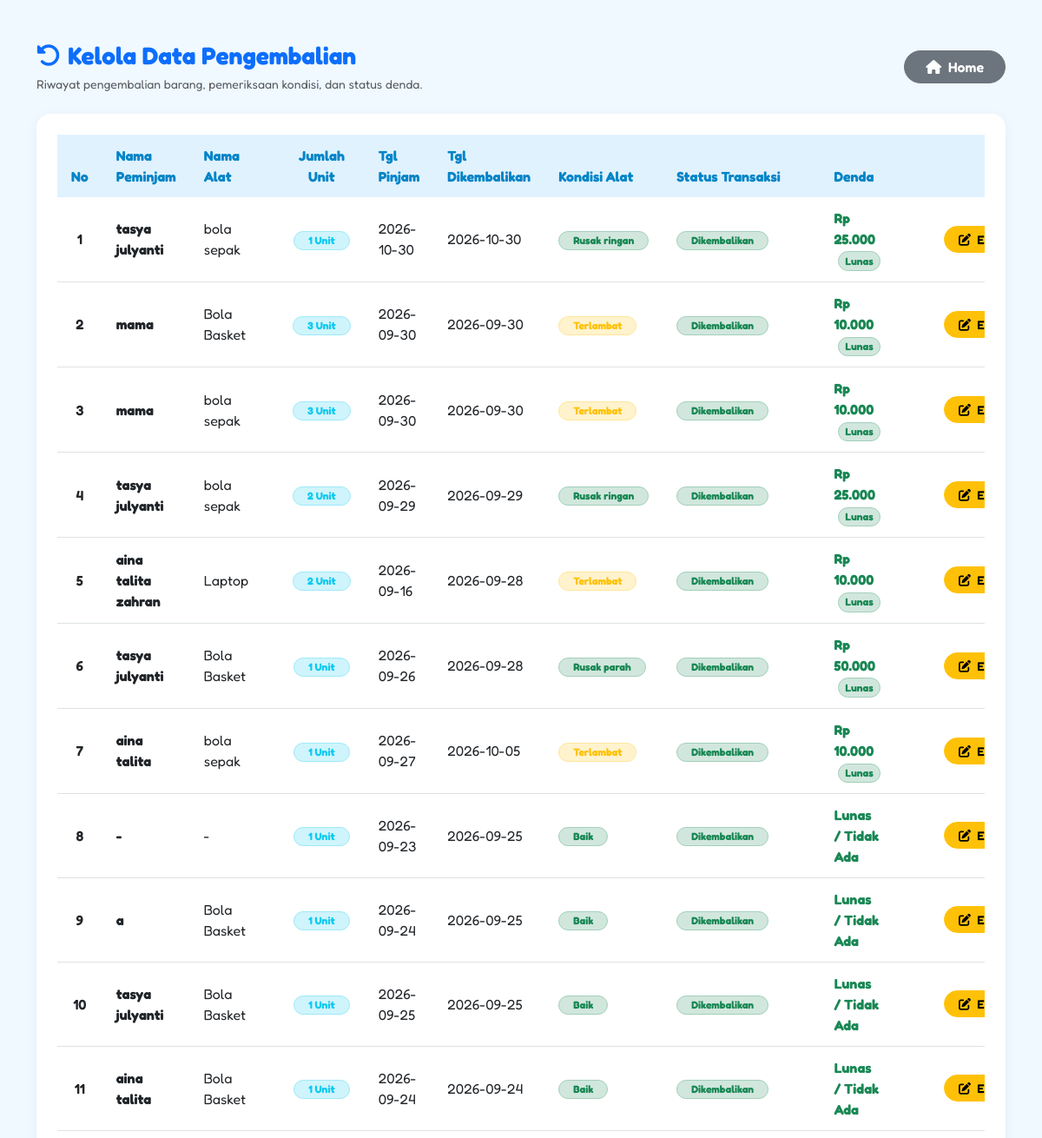
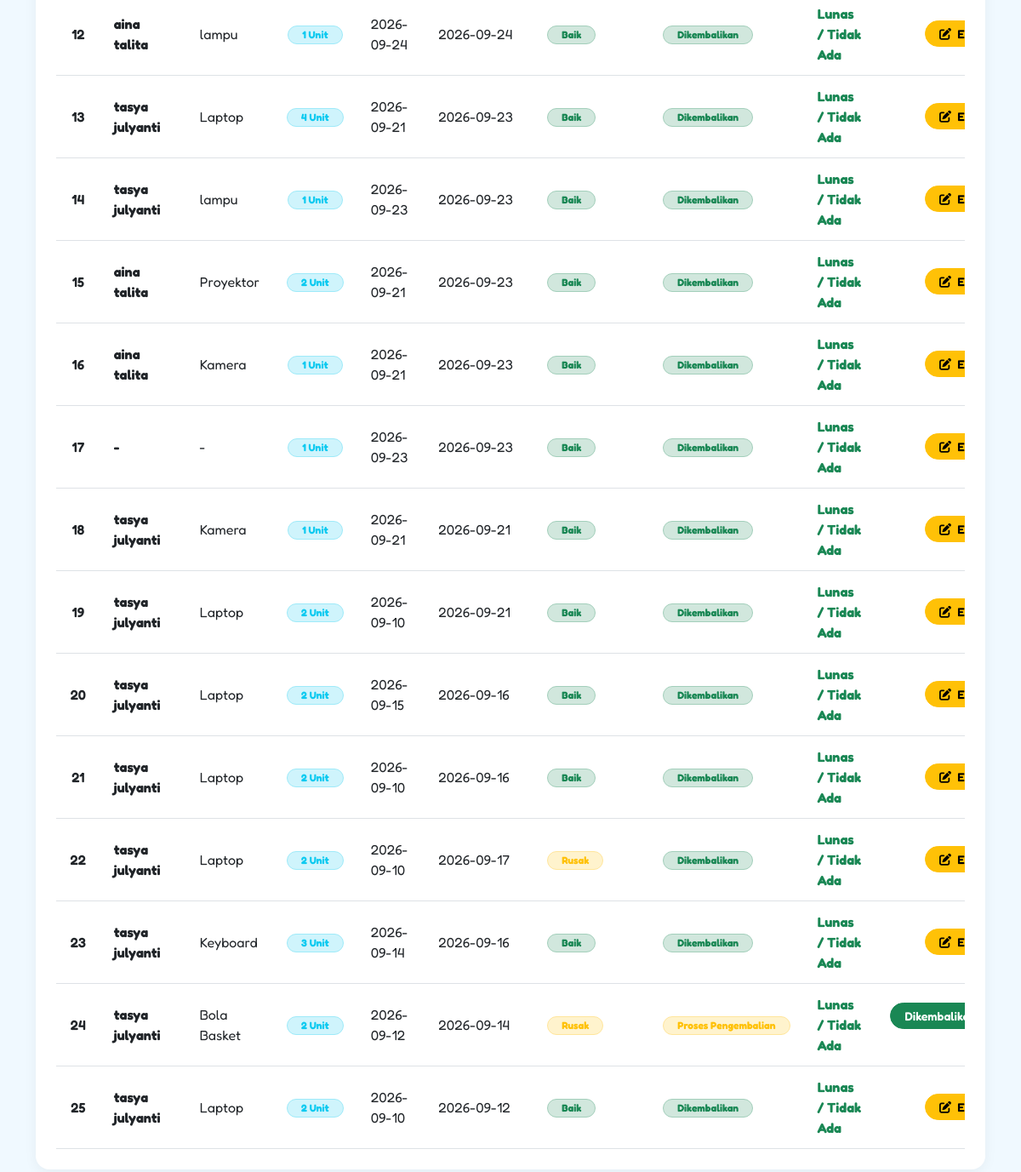
Screenshot of /pengembalian/tampil.php (signed in) with the database file from the repository (2 pictures, top to bottom).
### tables this page shows
CREATE TABLE `pengembalian` (
  `id_pengembalian` int(11) NOT NULL,
  `id_peminjaman` int(11) NOT NULL,
  `nama_peminjam` varchar(100) DEFAULT NULL,
  `nama_alat` varchar(100) DEFAULT NULL,
  `tanggal_kembali` date NOT NULL,
  `kondisi_kembali` varchar(50) NOT NULL,
  `denda` decimal(12,2) DEFAULT 0.00,
  `status_denda` enum('Lunas','Belum Lunas') DEFAULT 'Lunas',
  `status_pembayaran` enum('Belum Dibayar','Sudah Dibayar') DEFAULT 'Belum Dibayar'
);

CREATE TABLE `detail_peminjaman` (
  `id_detail` int(11) NOT NULL,
  `id_peminjaman` int(11) NOT NULL,
  `nama_peminjam` varchar(100) DEFAULT NULL,
  `nama_alat` varchar(100) DEFAULT NULL,
  `id_alat` int(11) NOT NULL,
  `jumlah` int(11) NOT NULL
);

CREATE TABLE `peminjaman` (
  `id_peminjaman` int(11) NOT NULL,
  `id_user` int(11) NOT NULL,
  `nama_peminjam` varchar(100) DEFAULT NULL,
  `nama_alat` varchar(100) DEFAULT NULL,
  `tanggal_pinjam` date NOT NULL,
  `tanggal_rencana_kembali` date NOT NULL,
  `status` enum('Menunggu','Disetujui','Ditolak','Dikembalikan') DEFAULT 'Menunggu'
);

### pengembalian/tampil.php (the view, shortened to what this page needs)
<?php
include '../connection.php';
$raw_role = $_SESSION['role'] ?? $_SESSION['level'] ?? '';
$role     = strtolower(trim($raw_role));
if (strpos($role, 'admin') !== false) {
    $user_type = 'admin';
} elseif (strpos($role, 'petugas') !== false) {
    $user_type = 'petugas';
} else {
    $user_type = 'siswa';
}
$koneksi = $conn ?? $con;
if ($user_type == 'admin' || $user_type == 'petugas') {
    $query = "SELECT g.*,
                     p.nama_peminjam,
                     p.nama_alat,
                     p.tanggal_pinjam AS tgl_pinjam,
                     p.status AS status_pinjam,
                     dp.*
              FROM pengembalian g
              JOIN peminjaman p ON g.id_peminjaman = p.id_peminjaman
              LEFT JOIN detail_peminjaman dp ON p.id_peminjaman = dp.id_peminjaman
              ORDER BY g.id_pengembalian DESC";
}
$result = mysqli_query($koneksi, $query);
?>
<!DOCTYPE html>
<html lang="id">
<head>
    <link href="https://cdn.jsdelivr.net/npm/bootstrap@5.3.0/dist/css/bootstrap.min.css" rel="stylesheet">
    <link rel="stylesheet" href="https://cdnjs.cloudflare.com/ajax/libs/font-awesome/6.4.0/css/all.min.css">
</head>
<body>
    <div class="container my-5">
        <div class="d-flex justify-content-between align-items-center mb-4">
            <div>
                <h3 class="fw-bold text-primary mb-1">
                    <i class="fa-solid fa-rotate-left me-2"></i>Kelola Data Pengembalian
                </h3>
                <p class="text-muted small mb-0">Riwayat pengembalian barang, pemeriksaan kondisi, dan status denda.</p>
            </div>
            <div class="d-flex gap-2">
                <a href="../home.php" class="btn btn-secondary rounded-pill px-4 fw-semibold">
                    <i class="fa-solid fa-house me-1"></i> Home
                </a>
            </div>
        </div>
        <div class="card card-custom p-4">
            <div class="table-responsive">
                <table class="table table-hover align-middle mb-0">
                    <thead>
                        <tr>
                            <th class="text-center">No</th>
                            <th>Nama Peminjam</th>
                            <th>Nama Alat</th>
                            <th class="text-center">Jumlah Unit</th>
                            <th>Tgl Pinjam</th>
                            <th>Tgl Dikembalikan</th>
                            <th>Kondisi Alat</th>
                            <th>Status Transaksi</th>
                            <th>Denda</th>
                            <?php if ($user_type == 'petugas' || $user_type == 'admin'): ?>
                                <th class="text-center">Aksi</th>
                            <?php endif; ?>
                        </tr>
                    </thead>
                    <tbody>
                        <?php if ($result && mysqli_num_rows($result) > 0): ?>
                            <?php $no = 1; while ($row = mysqli_fetch_assoc($result)): ?>
                                <?php
                                    $jumlah_unit = $row['jumlah']
                                                ?? $row['jumlah_pinjam']
                                                ?? $row['jumlah_alat']
                                                ?? $row['jumlah_unit']
                                                ?? $row['qty']
                                                ?? $row['unit']
                                                ?? 1;
                                    $status_pinjam = strtolower($row['status_pinjam'] ?? '');
                                ?>
                                <tr>
                                    <td class="text-center fw-semibold"><?= $no++; ?></td>
                                    <td class="fw-bold"><?= htmlspecialchars($row['nama_peminjam'] ?? '-'); ?></td>
                                    <td><?= htmlspecialchars($row['nama_alat'] ?? '-'); ?></td>
                                    <td class="text-center">
                                        <span class="badge bg-info-subtle text-info border border-info-subtle rounded-pill px-3 py-1 fw-bold">
                                            <?= htmlspecialchars($jumlah_unit); ?> Unit
                                        </span>
                                    </td>
                                    <td><?= htmlspecialchars($row['tgl_pinjam'] ?? '-'); ?></td>
                                    <td>
                                        <?= htmlspecialchars($row['tgl_pengembalian'] ?? $row['tgl_kembali'] ?? $row['tanggal_kembali'] ?? '-'); ?>
                                    </td>
                                    <td>
                                        <?php
                                            $kondisi = strtolower($row['kondisi_kembali'] ?? 'baik');
                                            $badgeClass = ($kondisi == 'terlambat' || $kondisi == 'rusak') ? 'bg-warning-subtle text-warning border-warning-subtle' : 'bg-success-subtle text-success border-success-subtle';
                                        ?>
                                        <span class="badge <?= $badgeClass; ?> border rounded-pill px-3 py-1">
                                            <?= ucfirst($kondisi); ?>
                                        </span>
                                    </td>
                                    <td>
                                        <?php if ($status_pinjam == 'dikembalikan'): ?>
                                            <span class="badge bg-success-subtle text-success border border-success-subtle rounded-pill px-3 py-1 fw-bold">
                                                Dikembalikan
                                            </span>
                                        <?php else: ?>
                                            <span class="badge bg-warning-subtle text-warning border border-warning-subtle rounded-pill px-3 py-1 fw-bold">
                                                Proses Pengembalian
                                            </span>
                                        <?php endif; ?>
                                    </td>
                                    <td>
                                        <?php
                                            $denda = (float)($row['denda'] ?? 0);
                                            $status_bayar = $row['status_pembayaran'] ?? 'Belum Dibayar';
                                        ?>
                                        <span class="fw-bold <?= ($denda > 0 && $status_bayar != 'Sudah Dibayar') ? 'text-danger' : 'text-success'; ?>">
                                            <?= ($denda > 0) ? 'Rp ' . number_format($denda, 0, ',', '.') : 'Lunas / Tidak Ada'; ?>
                                        </span>
                                        <?php if ($denda > 0 && $status_bayar == 'Sudah Dibayar'): ?>
                                            <span class="badge bg-success-subtle text-success border border-success-subtle rounded-pill ms-1">Lunas</span>
                                        <?php endif; ?>
                                    </td>
                                    <?php if ($user_type == 'petugas' || $user_type == 'admin'): ?>
                                        <td class="text-center">
                                            <div class="d-flex justify-content-center gap-1">
                                                <?php if ($status_pinjam != 'dikembalikan'): ?>
                                                    <form action="" method="POST" class="d-inline" onsubmit="return confirm('Konfirmasi pengembalian barang ini? Stok alat akan bertambah secara otomatis.');">
                                                        <button type="submit" name="konfirmasi_kembali" class="btn btn-success btn-sm rounded-pill px-3 fw-semibold">
                                                            Dikembalikan
                                                        </button>
                                                    </form>
                                                <?php endif; ?>
                                                <a href="edit.php?id=<?= $row['id_pengembalian']; ?>" class="btn btn-warning btn-sm rounded-pill px-3 fw-semibold">
                                                    <i class="fa-solid fa-pen-to-square me-1"></i> Edit
                                                </a>
                                            </div>
                                        </td>
                                    <?php endif; ?>
                                </tr>
                            <?php endwhile; ?>
                        <?php else: ?>
                            <tr>
                                <td colspan="<?= ($user_type == 'petugas' || $user_type == 'admin') ? '10' : '9'; ?>" class="text-center py-4 text-muted">Belum ada riwayat pengembalian.</td>
                            </tr>
                        <?php endif; ?>
                    </tbody>
                </table>
            </div>
        </div>
    </div>
</body>
</html>

### pengembalian/tampil.php (style rules this page uses)
body { font-family: 'Fredoka', sans-serif; background-color: #f0f9ff; color: #334155; }
.card-custom { border: none; border-radius: 16px; box-shadow: 0 4px 15px rgba(0,0,0,0.05); background: #ffffff; }
.table thead th { background-color: #e0f2fe; color: #0284c7; border: none; padding: 12px 16px; }
.table tbody td { vertical-align: middle; padding: 12px 16px; }

### rows the page displays
pengembalian: detail_peminjaman.nama_peminjam "tasya julyanti", detail_peminjaman.nama_alat "bola sepak", detail_peminjaman.jumlah "1", id_peminjaman.tanggal_pinjam "2026-10-30", tanggal_kembali "2026-10-30", kondisi_kembali "Rusak ringan", shows "Dikembalikan", denda "25.000", status_pembayaran "Lunas"
pengembalian: detail_peminjaman.nama_peminjam "mama", detail_peminjaman.nama_alat "Bola Basket", detail_peminjaman.jumlah "3", id_peminjaman.tanggal_pinjam "2026-09-30", tanggal_kembali "2026-09-30", kondisi_kembali "Terlambat", shows "Dikembalikan", denda "10.000", status_pembayaran "Lunas"
pengembalian: detail_peminjaman.nama_peminjam "mama", detail_peminjaman.nama_alat "bola sepak", detail_peminjaman.jumlah "3", id_peminjaman.tanggal_pinjam "2026-09-30", tanggal_kembali "2026-09-30", kondisi_kembali "Terlambat", shows "Dikembalikan", denda "10.000", status_pembayaran "Lunas"
pengembalian: detail_peminjaman.nama_peminjam "tasya julyanti", detail_peminjaman.nama_alat "bola sepak", detail_peminjaman.jumlah "2", id_peminjaman.tanggal_pinjam "2026-09-29", tanggal_kembali "2026-09-29", kondisi_kembali "Rusak ringan", shows "Dikembalikan", denda "25.000", status_pembayaran "Lunas"
pengembalian: detail_peminjaman.nama_peminjam "aina talita zahran", detail_peminjaman.nama_alat "Laptop", detail_peminjaman.jumlah "2", id_peminjaman.tanggal_pinjam "2026-09-16", tanggal_kembali "2026-09-28", kondisi_kembali "Terlambat", shows "Dikembalikan", denda "10.000", status_pembayaran "Lunas"
pengembalian: detail_peminjaman.nama_peminjam "tasya julyanti", detail_peminjaman.nama_alat "Bola Basket", detail_peminjaman.jumlah "1", id_peminjaman.tanggal_pinjam "2026-09-26", tanggal_kembali "2026-09-28", kondisi_kembali "Rusak parah", shows "Dikembalikan", denda "50.000", status_pembayaran "Lunas"
pengembalian: detail_peminjaman.nama_peminjam "aina talita", detail_peminjaman.nama_alat "bola sepak", detail_peminjaman.jumlah "1", id_peminjaman.tanggal_pinjam "2026-09-27", tanggal_kembali "2026-10-05", kondisi_kembali "Terlambat", shows "Dikembalikan", denda "10.000", status_pembayaran "Lunas"
pengembalian: nama_peminjam "-", nama_alat "-", jumlah_unit "1", id_peminjaman.tanggal_pinjam "2026-09-23", tanggal_kembali "2026-09-25", kondisi_kembali "Baik", shows "Dikembalikan", denda "Lunas / Tidak Ada"
pengembalian: detail_peminjaman.nama_peminjam "a", detail_peminjaman.nama_alat "Bola Basket", detail_peminjaman.jumlah "1", id_peminjaman.tanggal_pinjam "2026-09-24", tanggal_kembali "2026-09-25", kondisi_kembali "Baik", shows "Dikembalikan", denda "Lunas / Tidak Ada"
pengembalian: detail_peminjaman.nama_peminjam "tasya julyanti", detail_peminjaman.nama_alat "Bola Basket", detail_peminjaman.jumlah "1", id_peminjaman.tanggal_pinjam "2026-09-25", tanggal_kembali "2026-09-25", kondisi_kembali "Baik", shows "Dikembalikan", denda "Lunas / Tidak Ada"
pengembalian: detail_peminjaman.nama_peminjam "aina talita", detail_peminjaman.nama_alat "Bola Basket", detail_peminjaman.jumlah "1", id_peminjaman.tanggal_pinjam "2026-09-24", tanggal_kembali "2026-09-24", kondisi_kembali "Baik", shows "Dikembalikan", denda "Lunas / Tidak Ada"
pengembalian: detail_peminjaman.nama_peminjam "aina talita", detail_peminjaman.nama_alat "lampu", detail_peminjaman.jumlah "1", id_peminjaman.tanggal_pinjam "2026-09-24", tanggal_kembali "2026-09-24", kondisi_kembali "Baik", shows "Dikembalikan", denda "Lunas / Tidak Ada"
pengembalian: detail_peminjaman.nama_peminjam "tasya julyanti", detail_peminjaman.nama_alat "Laptop", detail_peminjaman.jumlah "4", id_peminjaman.tanggal_pinjam "2026-09-21", tanggal_kembali "2026-09-23", kondisi_kembali "Baik", shows "Dikembalikan", denda "Lunas / Tidak Ada"
pengembalian: detail_peminjaman.nama_peminjam "tasya julyanti", detail_peminjaman.nama_alat "lampu", detail_peminjaman.jumlah "1", id_peminjaman.tanggal_pinjam "2026-09-23", tanggal_kembali "2026-09-23", kondisi_kembali "Baik", shows "Dikembalikan", denda "Lunas / Tidak Ada"
pengembalian: detail_peminjaman.nama_peminjam "aina talita", detail_peminjaman.nama_alat "Proyektor", detail_peminjaman.jumlah "2", id_peminjaman.tanggal_pinjam "2026-09-21", tanggal_kembali "2026-09-23", kondisi_kembali "Baik", shows "Dikembalikan", denda "Lunas / Tidak Ada"
pengembalian: detail_peminjaman.nama_peminjam "aina talita", detail_peminjaman.nama_alat "Kamera", detail_peminjaman.jumlah "1", id_peminjaman.tanggal_pinjam "2026-09-21", tanggal_kembali "2026-09-23", kondisi_kembali "Baik", shows "Dikembalikan", denda "Lunas / Tidak Ada"
pengembalian: nama_peminjam "-", nama_alat "-", jumlah_unit "1", id_peminjaman.tanggal_pinjam "2026-09-23", tanggal_kembali "2026-09-23", kondisi_kembali "Baik", shows "Dikembalikan", denda "Lunas / Tidak Ada"
pengembalian: detail_peminjaman.nama_peminjam "tasya julyanti", detail_peminjaman.nama_alat "Kamera", detail_peminjaman.jumlah "1", id_peminjaman.tanggal_pinjam "2026-09-21", tanggal_kembali "2026-09-21", kondisi_kembali "Baik", shows "Dikembalikan", denda "Lunas / Tidak Ada"
pengembalian: detail_peminjaman.nama_peminjam "tasya julyanti", detail_peminjaman.nama_alat "Laptop", detail_peminjaman.jumlah "2", id_peminjaman.tanggal_pinjam "2026-09-10", tanggal_kembali "2026-09-21", kondisi_kembali "Baik", shows "Dikembalikan", denda "Lunas / Tidak Ada"
pengembalian: detail_peminjaman.nama_peminjam "tasya julyanti", detail_peminjaman.nama_alat "Laptop", detail_peminjaman.jumlah "2", id_peminjaman.tanggal_pinjam "2026-09-15", tanggal_kembali "2026-09-16", kondisi_kembali "Baik", shows "Dikembalikan", denda "Lunas / Tidak Ada"
pengembalian: detail_peminjaman.nama_peminjam "tasya julyanti", detail_peminjaman.nama_alat "Laptop", detail_peminjaman.jumlah "2", id_peminjaman.tanggal_pinjam "2026-09-10", tanggal_kembali "2026-09-16", kondisi_kembali "Baik", shows "Dikembalikan", denda "Lunas / Tidak Ada"
pengembalian: detail_peminjaman.nama_peminjam "tasya julyanti", detail_peminjaman.nama_alat "Laptop", detail_peminjaman.jumlah "2", id_peminjaman.tanggal_pinjam "2026-09-10", tanggal_kembali "2026-09-17", kondisi_kembali "Rusak", shows "Dikembalikan", denda "Lunas / Tidak Ada"
pengembalian: detail_peminjaman.nama_peminjam "tasya julyanti", detail_peminjaman.nama_alat "Keyboard", detail_peminjaman.jumlah "3", id_peminjaman.tanggal_pinjam "2026-09-14", tanggal_kembali "2026-09-16", kondisi_kembali "Baik", shows "Dikembalikan", denda "Lunas / Tidak Ada"
pengembalian: detail_peminjaman.nama_peminjam "tasya julyanti", detail_peminjaman.nama_alat "Bola Basket", detail_peminjaman.jumlah "2", id_peminjaman.tanggal_pinjam "2026-09-12", tanggal_kembali "2026-09-14", kondisi_kembali "Rusak", shows "Proses Pengembalian", denda "Lunas / Tidak Ada"
pengembalian: detail_peminjaman.nama_peminjam "tasya julyanti", detail_peminjaman.nama_alat "Laptop", detail_peminjaman.jumlah "2", id_peminjaman.tanggal_pinjam "2026-09-10", tanggal_kembali "2026-09-12", kondisi_kembali "Baik", shows "Dikembalikan", denda "Lunas / Tidak Ada"
